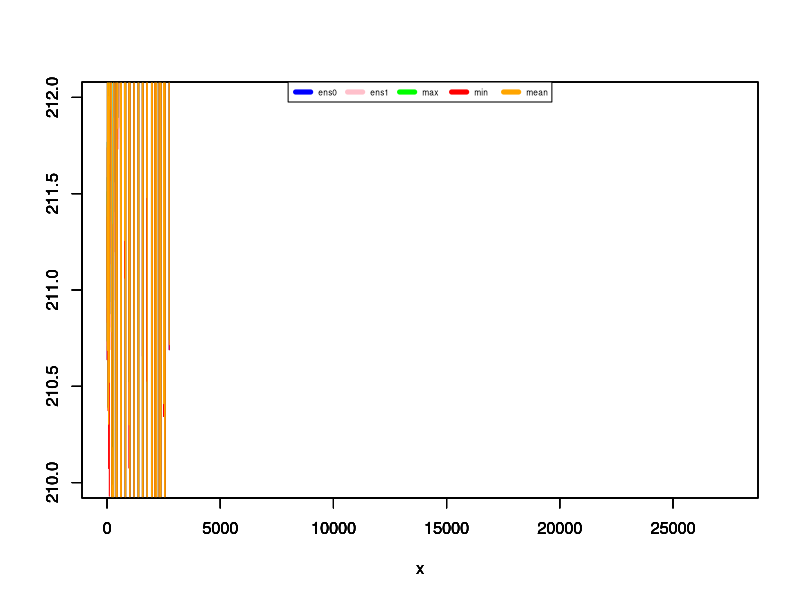
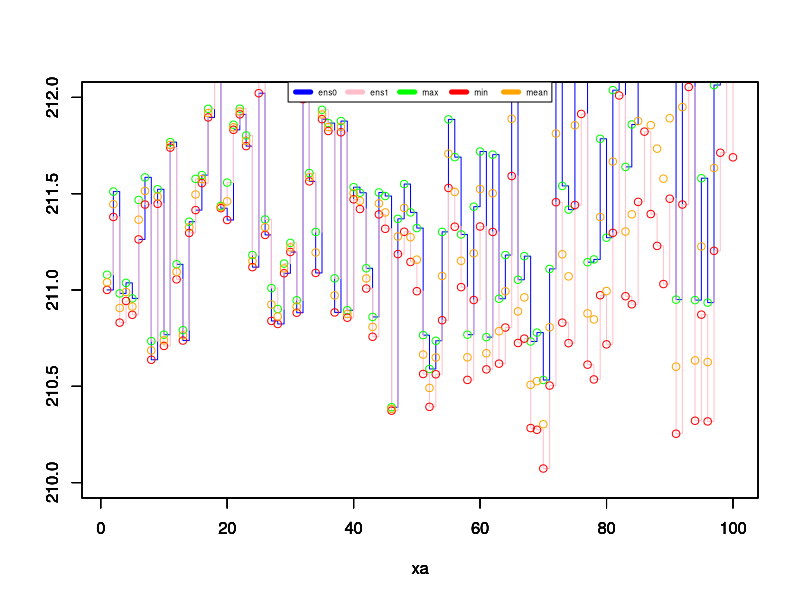
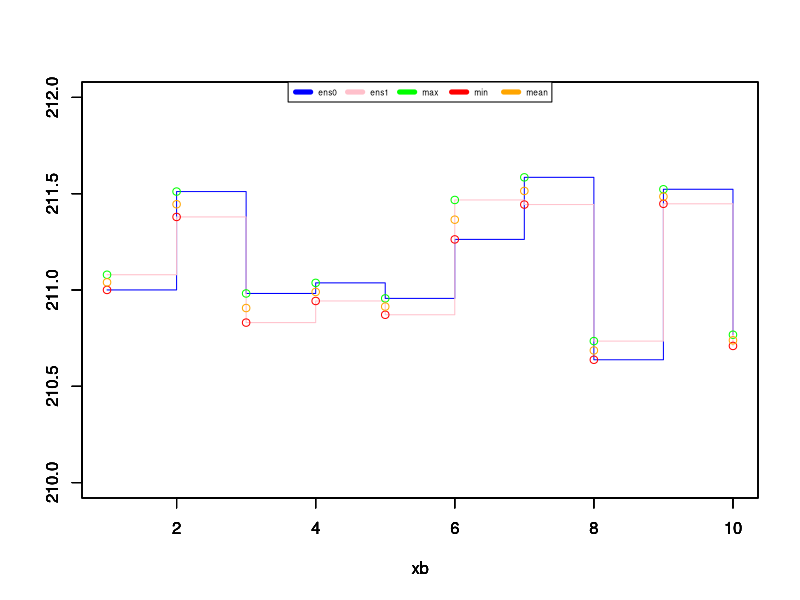
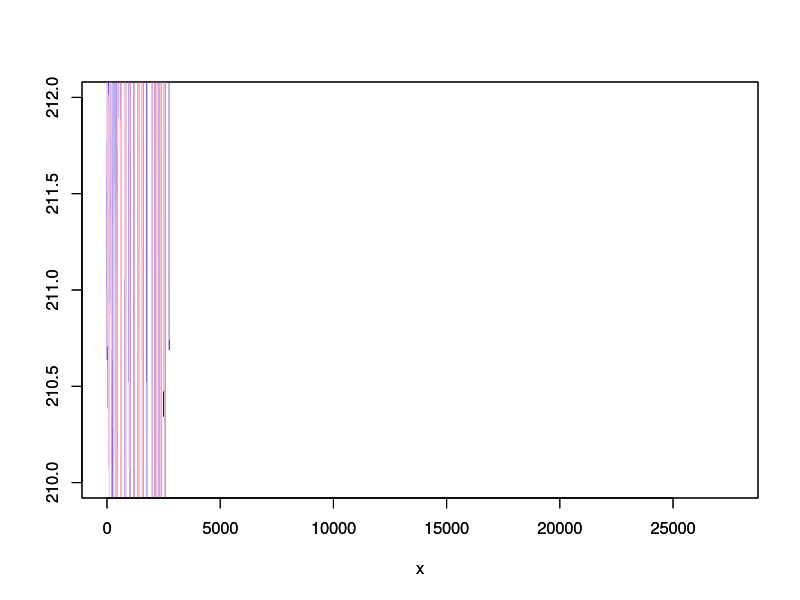
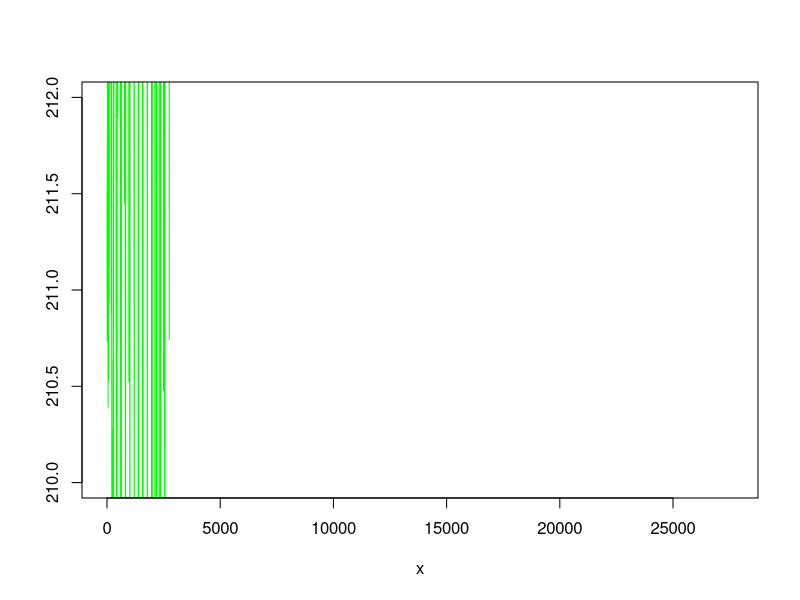
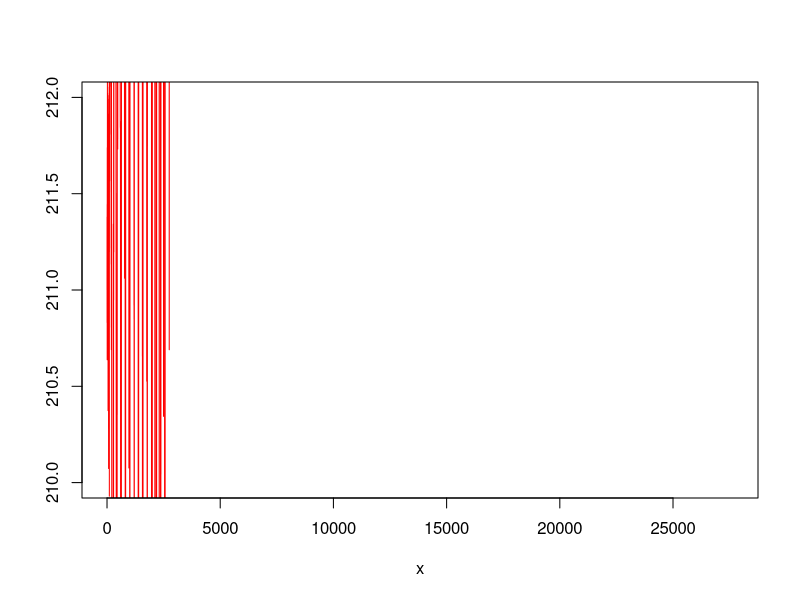
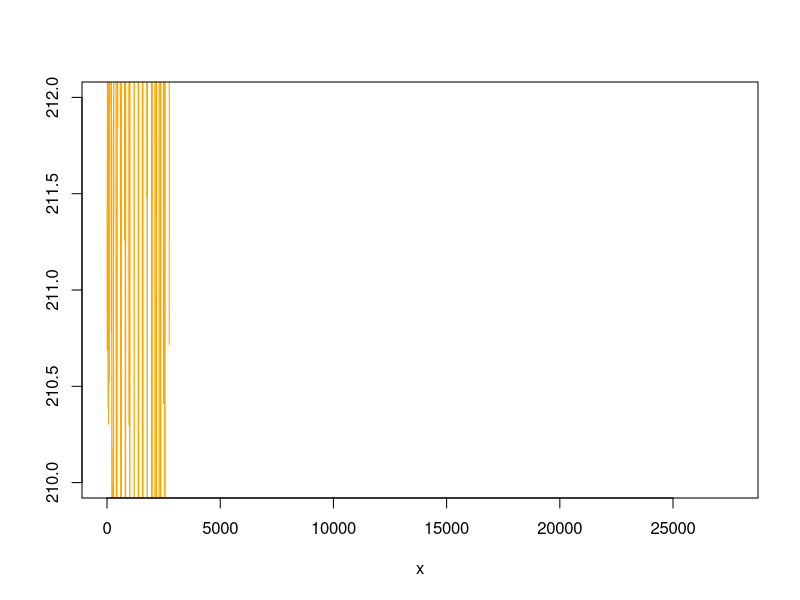

Recreate these plots in R, in order.
#!/usr/bin/env Rscript

# ########################################################

pdf("temp.pdf") # either save all files in one pdf or the files in specific pdfs; find an option to automatise the choice

# temp_inst = read.csv("temp-inst.csv")
# temp_max = read.csv("temp-max.csv")
# temp_min = read.csv("temp-min.csv")
# temp_mean = read.csv("temp-mean.csv")

# data = read.table("test.csv", header=FALSE, sep = ',')
temp_inst1 = read.table("inst12.txt", header=FALSE, sep = ',')
temp_inst2 = read.table("inst22.txt", header=FALSE, sep = ',')
temp_max = read.table("max2.txt", header=FALSE, sep = ',')
temp_min = read.table("min2.txt", header=FALSE, sep = ',')
temp_mean = read.table("mean2.txt", header=FALSE, sep = ',')
temp_stdev = read.table("stdev2.txt", header=FALSE, sep = ',')

x1=length(temp_inst1)
x2=length(temp_inst2)
x3=length(temp_max)
x4=length(temp_min)
x5=length(temp_mean)
x6=length(temp_stdev)

print(x1)
print(x2)
print(x3)
print(x4)
print(x5)
print(x6)

x = seq(1, x1, 1)


plot(x,temp_inst1,type="l",col="blue",ylim = c(210, 212),ylab="") 
par(new = TRUE)
plot(x,temp_inst2,type="l",col="pink",ylim = c(210, 212),ylab="") 
par(new = TRUE)
plot(x,temp_max,type="l",col="green",ylim = c(210, 212),ylab="") 
par(new = TRUE)
plot(x,temp_min,type="l",col="red",ylim = c(210, 212),ylab="") 
par(new = TRUE)
plot(x,temp_mean,type="l",col="orange",ylim = c(210, 212),ylab="") 
par(new = TRUE)
#lines(x,temp_stdev,col="pink")
plot_colors <- c("blue","pink","green","red","orange") 
par(new = TRUE)
legend(x = "top",inset = 0,
        legend = c("ens0", "ens1","max", "min","mean"), 
        col=plot_colors, lwd=5, cex=.5, horiz = TRUE)


xa = seq(1, 100, 1)


plot(xa,temp_inst1[1:100],type="s",col="blue",ylim = c(210, 212),ylab="")
par(new = TRUE)
plot(xa,temp_inst2[1:100],type="s",col="pink",ylim = c(210, 212),ylab="")
par(new = TRUE)
plot(xa,temp_max[1:100],type="p",col="green",ylim = c(210, 212),ylab="")
par(new = TRUE)
plot(xa,temp_min[1:100],type="p",col="red",ylim = c(210, 212),ylab="")
par(new = TRUE)
plot(xa,temp_mean[1:100],type="p",col="orange",ylim = c(210, 212),ylab="")
par(new = TRUE)
#lines(x,temp_stdev,col="pink")
plot_colors <- c("blue","pink","green","red","orange")
par(new = TRUE)
legend(x = "top",inset = 0,
        legend = c("ens0", "ens1","max", "min","mean"),
        col=plot_colors, lwd=5, cex=.5, horiz = TRUE)


xb = seq(1, 10, 1)


plot(xb,temp_inst1[1:10],type="s",col="blue",ylim = c(210, 212),ylab="")
par(new = TRUE)
plot(xb,temp_inst2[1:10],type="s",col="pink",ylim = c(210, 212),ylab="")
par(new = TRUE)
plot(xb,temp_max[1:10],type="p",col="green",ylim = c(210, 212),ylab="")
par(new = TRUE)
plot(xb,temp_min[1:10],type="p",col="red",ylim = c(210, 212),ylab="")
par(new = TRUE)
plot(xb,temp_mean[1:10],type="p",col="orange",ylim = c(210, 212),ylab="")
par(new = TRUE)
#lines(x,temp_stdev,col="pink")
plot_colors <- c("blue","pink","green","red","orange")
par(new = TRUE)
legend(x = "top",inset = 0,
        legend = c("ens0", "ens1","max", "min","mean"),
        col=plot_colors, lwd=5, cex=.5, horiz = TRUE)

#print(temp_inst1[1:10])
#print(temp_inst2[1:10])
#print(temp_max[1:10])
#print(temp_min[1:10])
#print(temp_mean[1:10])


plot(x,temp_inst1,type="l",col="blue",ylim = c(210, 212),ylab="")
par(new = TRUE)
plot(x,temp_inst2,type="l",col="pink",ylim = c(210, 212),ylab="")

plot(x,temp_max,type="l",col="green",ylim = c(210, 212),ylab="")

plot(x,temp_min,type="l",col="red",ylim = c(210, 212),ylab="")

plot(x,temp_mean,type="l",col="orange",ylim = c(210, 212),ylab="")

#plot(x,temp_stdev,col="pink")

#dev.off()
print("Graphics constructed with success!")
